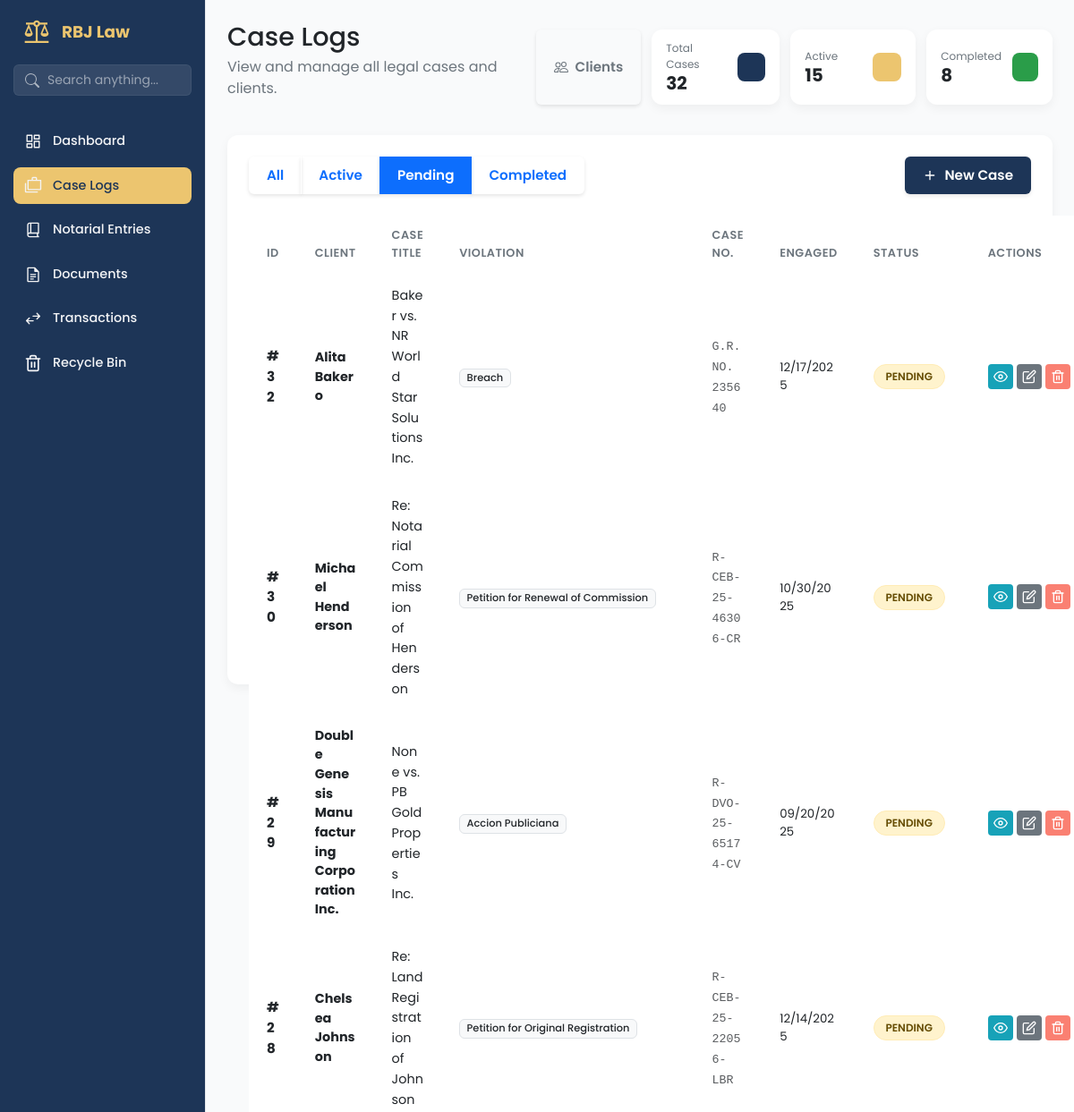
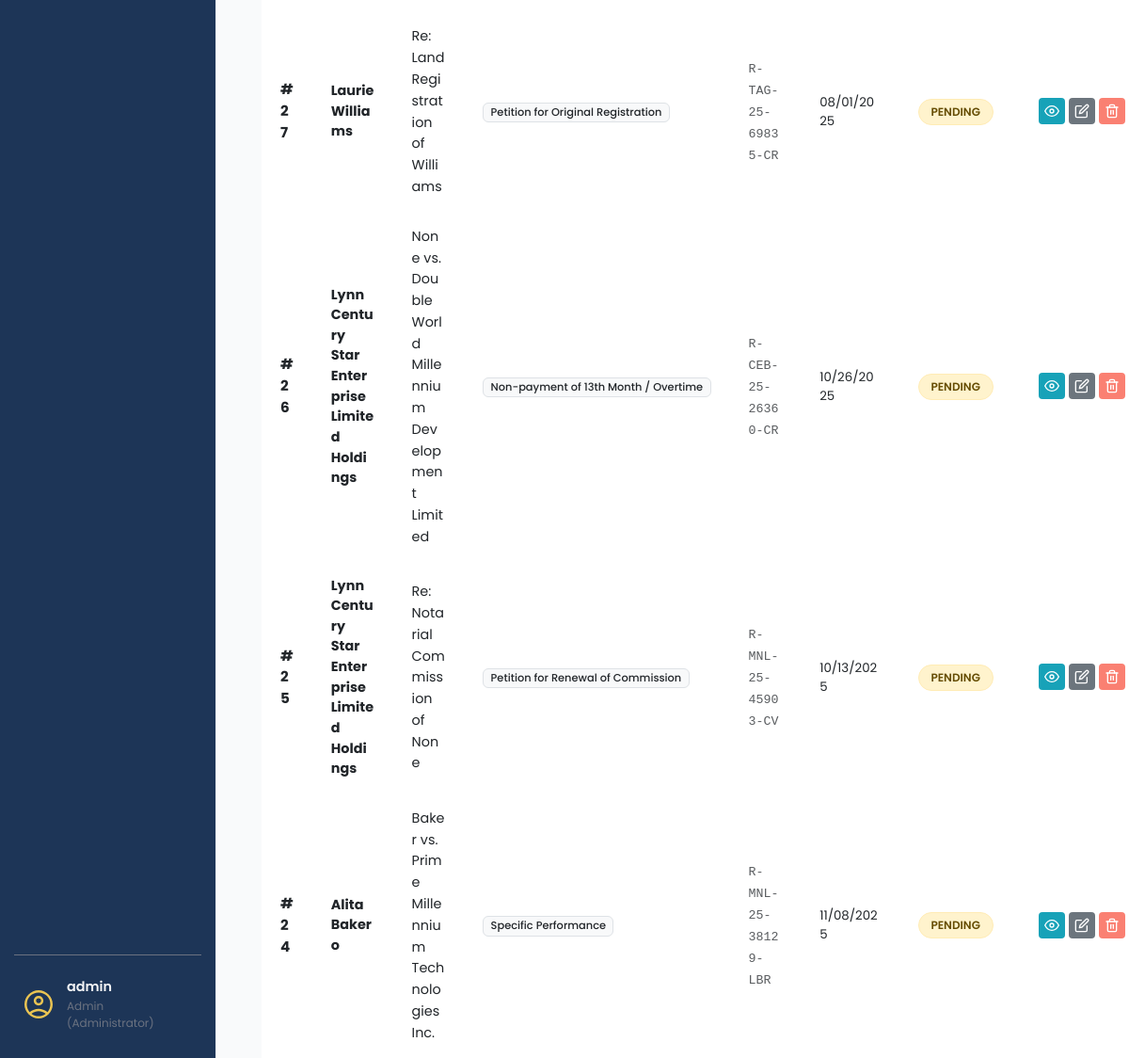
The page /cases/?status=pending (signed in) on the database as committed earlier (2 pictures, top to bottom).
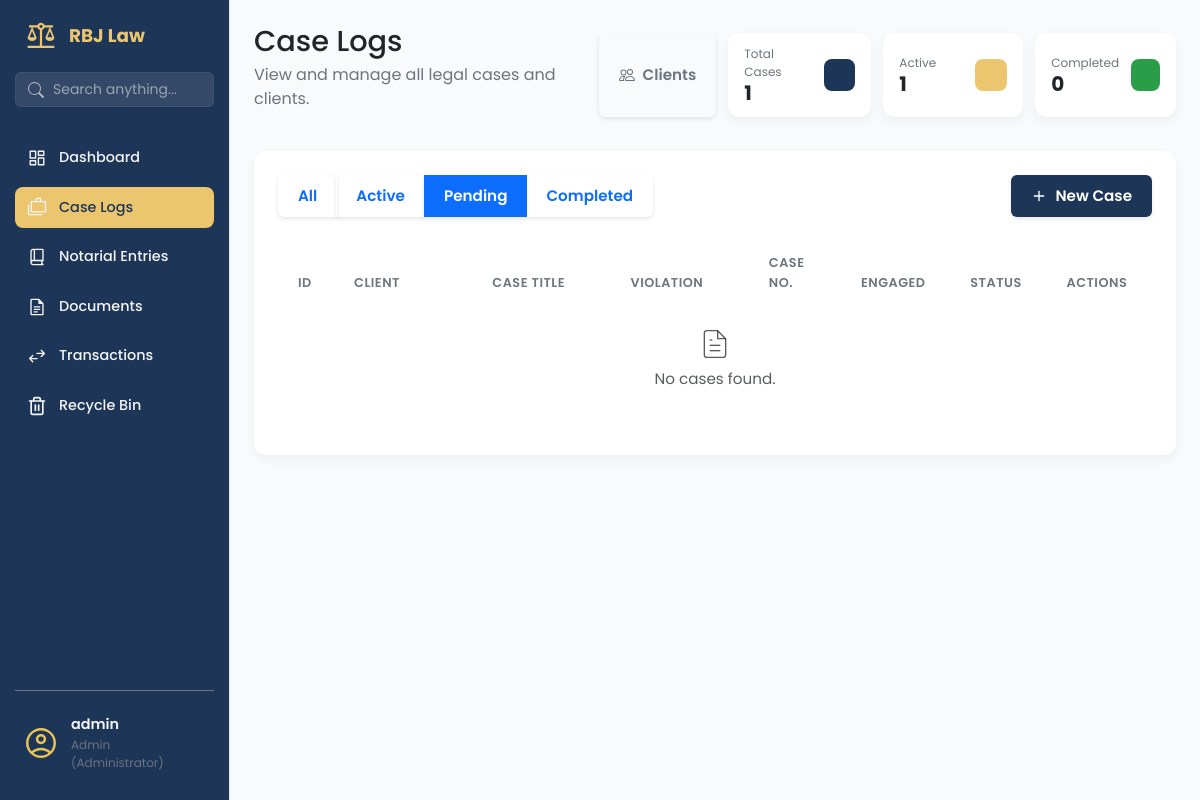
The same page on the database as committed later.
### app/models/case_mdl.py (models this page shows, shortened)
class Case(db.Model, SoftDeleteMixin):
    __tablename__ = 'cases'
    id = db.Column(db.Integer, primary_key=True)
    case_number = db.Column(db.String(100), unique=True, nullable=False)
    title = db.Column(db.String(255), nullable=False)
    case_category = db.Column(db.String(50), default='individual', nullable=False)
    case_type = db.Column(db.String(100), nullable=False)
    violation = db.Column(db.String(255), nullable=True)
    cause_of_action = db.Column(db.String(255), nullable=True)
    status = db.Column(db.String(50), default='active', nullable=False)
    engagement_date = db.Column(db.Date, nullable=False)
    filing_date = db.Column(db.Date, nullable=True)
    client_id = db.Column(db.Integer, db.ForeignKey('clients.id'), nullable=False)
    assigned_attorney_id = db.Column(db.Integer, db.ForeignKey('users.id'), nullable=True)
    created_at = db.Column(db.DateTime, default=lambda: datetime.now(PHT))
    updated_at = db.Column(db.DateTime, default=lambda: datetime.now(PHT), onupdate=lambda: datetime.now(PHT))
    client_snapshot = db.Column(db.Text, nullable=True)
    client = db.relationship('Client', backref='cases', lazy=True)
    assigned_attorney = db.relationship('User', backref='assigned_cases', lazy=True)
    schedules = db.relationship('Schedule', backref='case', lazy=True, cascade="all, delete-orphan", order_by="asc(Schedule.deadline)")
    dismissal_reason = db.Column(db.String(255), nullable=True)

### app/models/client_mdl.py (models this page shows, shortened)
class Client(db.Model, SoftDeleteMixin):
    __tablename__ = 'clients'
    id = db.Column(db.Integer, primary_key=True)
    client_type = db.Column(db.String(20), default='individual', nullable=False)
    first_name = db.Column(db.String(100), nullable=True)
    middle_name = db.Column(db.String(100), nullable=True)
    last_name = db.Column(db.String(100), nullable=True)
    date_of_birth = db.Column(db.Date, nullable=True)
    company_name = db.Column(db.String(200), nullable=True)
    company_reg_number = db.Column(db.String(100), nullable=True) # SEC/DTI No.
    tax_identification_number = db.Column(db.String(50), nullable=True) # TIN
    designated_representative = db.Column(db.String(150), nullable=True) # Contact Person
    street_address = db.Column(db.String(255), nullable=True) # House No, Street, Subd
    barangay = db.Column(db.String(100), nullable=True)
    city = db.Column(db.String(100), nullable=True)
    province = db.Column(db.String(100), nullable=True)
    zip_code = db.Column(db.String(10), nullable=True)
    email = db.Column(db.String(120), nullable=False) # Unique identifier
    phone = db.Column(db.String(50), nullable=True)
    notes = db.Column(db.Text, nullable=True)
    is_active = db.Column(db.Boolean, default=True)
    deleted_at = db.Column(db.DateTime, nullable=True)
    created_at = db.Column(db.DateTime, default=datetime.now)
    updated_at = db.Column(db.DateTime, default=datetime.now, onupdate=datetime.now)
    @property
    def full_name(self):
        if self.client_type == 'corporate':
            return self.company_name or "Unnamed Corporation"
        else:
            mi = f" {self.middle_name[0]}." if self.middle_name else ""
            return f"{self.first_name}{mi} {self.last_name}"

### app/routes/case_routes.py (the view)
@case_bp.route('/')
@admin_required
@login_required
def list_cases():
    status_filter = request.args.get('status', 'all')
    sort_by = request.args.get('sort_by', 'created_at')
    sort_order = request.args.get('sort_order', 'desc')
    valid_sort_columns = ['id', 'case_number', 'title', 'violation',
                         'engagement_date', 'filing_date', 'status',
                         'created_at', 'updated_at']
    if sort_by not in valid_sort_columns:
        sort_by = 'created_at'
    cases_query = Case.query.filter(Case.deleted_at == None)
    if status_filter and status_filter != 'all':
        cases_query = cases_query.filter_by(status=status_filter)
    if sort_order == 'asc':
        cases_query = cases_query.order_by(asc(getattr(Case, sort_by)))
    else:
        cases_query = cases_query.order_by(desc(getattr(Case, sort_by)))
    cases = cases_query.all()
    total_cases = Case.query.count()
    active_count = Case.query.filter_by(status='active').count()
    completed_count = Case.query.filter_by(status='completed').count()
    pending_count = Case.query.filter_by(status='pending').count()
    return render_template('cases/list.html',
                         cases=cases,
                         total_cases=total_cases,
                         active_count=active_count,
                         completed_count=completed_count,
                         pending_count=pending_count,
                         current_status=status_filter,
                         sort_by=sort_by,
                         sort_order=sort_order)

### app/utils/permissions.py (called while the page is built)
def admin_required(f):
    @wraps(f)
    def decorated_function(*args, **kwargs):
        if not current_user.is_authenticated:
            flash('Please login to access this page.', 'error')
            return redirect(url_for('auth.login'))
        if not current_user.is_admin and current_user.role != 'admin':
            flash('Administrator access required.', 'error')
            return redirect(url_for('dashboard.dashboard_page'))
        return f(*args, **kwargs)
    return decorated_function

### app/templates/cases/list.html (shortened to what the changed rows need)
{% extends "base.html" %}
{% block content %}
<main class="dashboard-content">
    <header class="dashboard-header">
        <div>
            <h1>Case Logs </h1>
        </div>
        <div style="display: flex; justify-content: space-between; gap: 12px;">
            <div class="data-card data-card--sm">
                <div class="data-card__info">
                    <span class="data-card__title">Total Cases</span>
                    <span class="data-card__value">{{ total_cases }}</span>
                </div>
            </div>
            <div class="data-card data-card--sm">
                <div class="data-card__info">
                    <span class="data-card__title">Active</span>
                    <span class="data-card__value">{{ active_count }}</span>
                </div>
            </div>
            <div class="data-card data-card--sm">
                <div class="data-card__info">
                    <span class="data-card__title">Completed</span>
                    <span class="data-card__value">{{ completed_count }}</span>
                </div>
            </div>
        </div>
    </header>
    <section class="content-section">
        <div class="panel-card">
            <div class="table-wrapper">
                <table class="table" id="casesTable">
                    <colgroup>
                    </colgroup>
                    <thead>
                        <tr>
                            <th onclick="sortTable(0)" style="cursor: pointer;">ID</th>
                            <th onclick="sortTable(1)" style="cursor: pointer;">Client</th>
                            <th onclick="sortTable(2)" style="cursor: pointer;">Case Title</th>
                            <th onclick="sortTable(3)" style="cursor: pointer;">Violation</th>
                            <th onclick="sortTable(4)" style="cursor: pointer;">Case No.</th>
                            <th onclick="sortTable(5)" style="cursor: pointer;">Engaged</th>
                            <th onclick="sortTable(7)" style="cursor: pointer;">Status</th>
                            <th>Actions</th>
                        </tr>
                    </thead>
                    <tbody>
                        {% for case in cases %}
                        <tr class="document-row">
                            <td><strong>#{{ case.id }}</strong></td>
                            <td>
                                {% if case.status == 'completed' and case.snapshot_data %}
                                <div class="d-flex flex-column">
                                    <span class="fw-bold text-dark" style="font-size: 0.9rem;">
                                        <i class="bi bi-archive-fill text-secondary me-1 small"
                                            title="Historical Snapshot"></i>
                                        {{ case.snapshot_data.name }}
                                <!-- </span>
                                <small class="text-muted fst-italic" style="font-size: 0.7rem;">Archived
                                    Record</small> -->
                                </div>
                                {% elif case.client %}
                                <div class="d-flex flex-column">
                                    <span class="fw-bold text-dark" style="font-size: 0.9rem;">
                                        {{ case.client.full_name }}
                                    </span>
                                </div>
                                {% else %}
                                <span class="text-muted">No Client</span>
                                {% endif %}
                            </td>
                            <td>
                                <span class="text-dark" style="font-size: 0.9rem;">{{ case.title }}</span>
                            </td>
                            <td><span class="badge bg-light text-dark border">{{ case.violation or 'N/A' }}</span></td>
                            <td><code class="text-muted">{{ case.case_number }}</code></td>
                            <td>
                                <div class="small">{{ case.engagement_date.strftime('%m/%d/%Y') }}</div>
                            </td>
                            <td>
                                {% if case.status == 'active' %}
                                <span
                                    class="status-tag bg-info-subtle text-info border border-info-subtle me-2">Active</span>
                                {% elif case.status == 'completed' %}
                                <span
                                    class="status-tag bg-success-subtle text-success border border-success-subtle me-2">Completed</span>
                                {% elif case.status == 'pending' %}
                                <span
                                    class="status-tag bg-warning-subtle text-warning border border-warning-subtle me-2">Pending</span>
                                {% else %}
                                <span
                                    class="status-tag bg-secondary-subtle text-secondary border border-secondary-subtle me-2">{{
                                    case.status|title }}</span>
                                {% endif %}
                            </td>
                            <td>
                                <div class="action-buttons justify-content-start">
                                    <a href="{{ url_for('case.view_case', case_id=case.id) }}"
                                        class="btn-action btn-action--info" title="View Details">
                                        <svg xmlns="http://www.w3.org/2000/svg" width="16" height="16"
                                            viewBox="0 0 24 24" fill="none" stroke="currentColor" stroke-width="2"
                                            stroke-linecap="round" stroke-linejoin="round">
                                            <path d="M1 12s4-8 11-8 11 8 11 8-4 8-11 8-11-8-11-8z"></path>
                                            <circle cx="12" cy="12" r="3"></circle>
                                        </svg>
                                    </a>
                                    <a href="{{ url_for('case.edit_case', case_id=case.id) }}"
                                        class="btn-action btn-action--secondary" title="Update Case">
                                    </a>
                                    <form method="POST" action="{{ url_for('case.delete_case', case_id=case.id) }}"
                                        style="display: inline;"
                                        onsubmit="return confirm('Move this case to the Recycle Bin? You can restore it later from Settings.');">
                                        <button type="submit" class="btn-action btn-action--danger"
                                            style="background-color: salmon;" title="Move to Trash">
                                        </button>
                                    </form>
                                </div>
                            </td>
                        </tr>
                        {% else %}
                        <tr>
                            <td colspan="8" class="text-center py-4">
                                <div class="text-muted">
                                    <p class="mb-0">No cases found.</p>
                                </div>
                            </td>
                        </tr>
                        {% endfor %}
                    </tbody>
                </table>
            </div>
        </div>
    </section>
</main>
{% endblock %}

Rows that differ between the two databases and show on the page:
removed Case: id "32", client.full_name "Alita Bakero", title "Baker vs. NR World Star Solutions Inc.", violation "Breach", case_number "G.R. NO. 235640", engagement_date "12/17/2025", status "PENDING"
removed Case: id "30", client.full_name "Michael Henderson", title "Re: Notarial Commission of Henderson", violation "Petition for Renewal of Commission", case_number "R-CEB-25-46306-CR", engagement_date "10/30/2025", status "PENDING"
removed Case: id "29", client.full_name "Double Genesis Manufacturing Corporation Inc.", title "None vs. PB Gold Properties Inc.", violation "Accion Publiciana", case_number "R-DVO-25-65174-CV", engagement_date "09/20/2025", status "PENDING"
removed Case: id "28", client.full_name "Chelsea Johnson", title "Re: Land Registration of Johnson", violation "Petition for Original Registration", case_number "R-CEB-25-22056-LBR", engagement_date "12/14/2025", status "PENDING"
removed Case: id "27", client.full_name "Laurie Williams", title "Re: Land Registration of Williams", violation "Petition for Original Registration", case_number "R-TAG-25-69835-CR", engagement_date "08/01/2025", status "PENDING"
removed Case: id "26", client.full_name "Lynn Century Star Enterprise Limited Holdings", title "None vs. Double World Millennium Development Limited", violation "Non-payment of 13th Month / Overtime", case_number "R-CEB-25-26360-CR", engagement_date "10/26/2025", status "PENDING"
removed Case: id "25", client.full_name "Lynn Century Star Enterprise Limited Holdings", title "Re: Notarial Commission of None", violation "Petition for Renewal of Commission", case_number "R-MNL-25-45903-CV", engagement_date "10/13/2025", status "PENDING"
removed Case: id "24", client.full_name "Alita Bakero", title "Baker vs. Prime Millennium Technologies Inc.", violation "Specific Performance", case_number "R-MNL-25-38129-LBR", engagement_date "11/08/2025", status "PENDING"
Other text that changed with them:
{{ total_cases }}: "32" → "1"
{{ active_count }}: "15" → "1"
{{ completed_count }}: "8" → "0"
text now shown: "No cases found."
